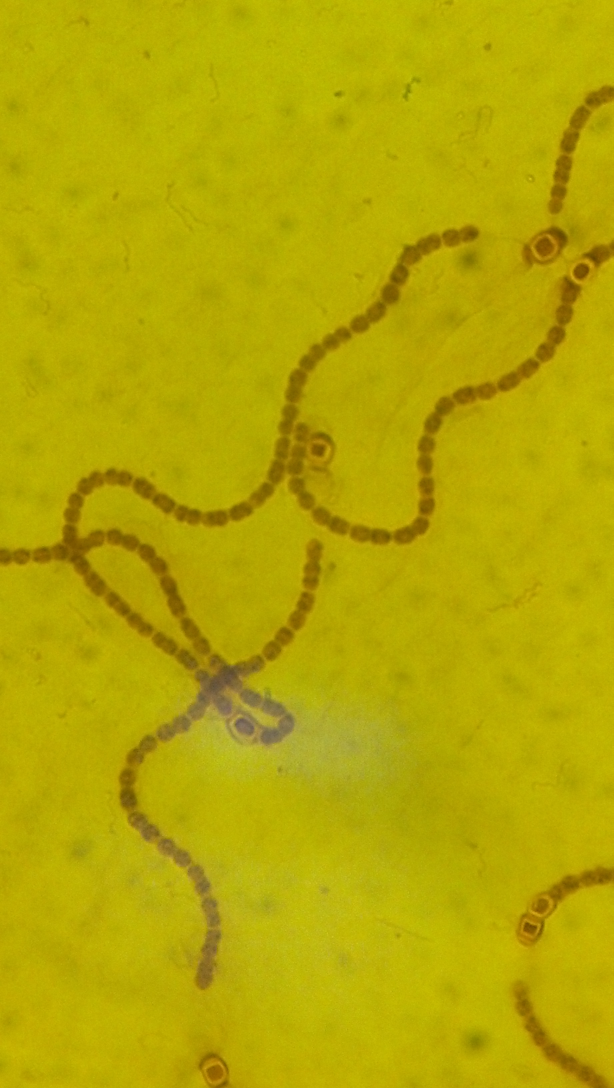
#> input picture science/img/cyano1.jpg, 1840 x 3264 px (shown at 1/3 size)
$ jupyter execute --allow-errors rhok1-strandfunc.ipynb   (shell and % lines are left out)   (Python 2 division)   (older library calls are emulated)
#> lines starting #> are read from the running program, lines starting #| are printed output that depends on the picture; after the words box and inside, x2 and y2 are one past the last pixel; in counts of white or black regions, pixels touching at a corner belong together
[cell 1]
import sklearn
import numpy as np
from scipy import ndimage

from matplotlib import pyplot as plt
import matplotlib.patches as mpatches

import skimage
from skimage import io
from skimage.filter import threshold_otsu

from skimage.feature import peak_local_max
from skimage.morphology import watershed

[cell 2]
img1 = skimage.io.imread("img/cyano1.jpg")
#> img1 is the input picture: shape (3264, 1840, 3); mean R, G, B 180.9, 167.5, 3.6
#> `img1_gray = skimage.color.rgb2gray(img1)`:
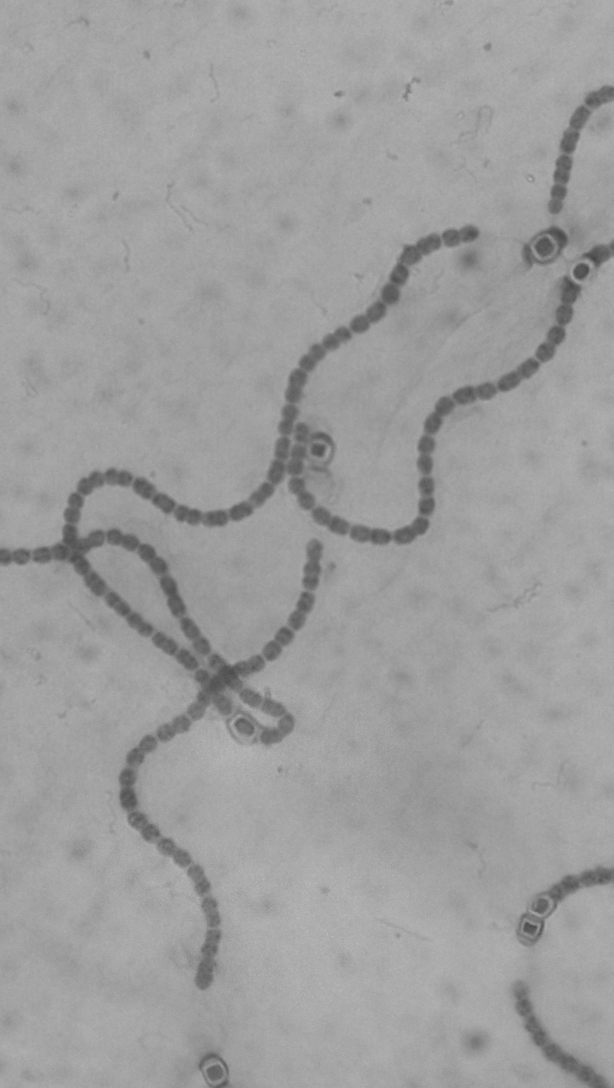
#> img1_gray: shape (3264, 1840) float64 (shown at 1/3 size); min 0.259, max 0.78, mean 0.622
#> `cross = img1[1200:2000,0:500]`:
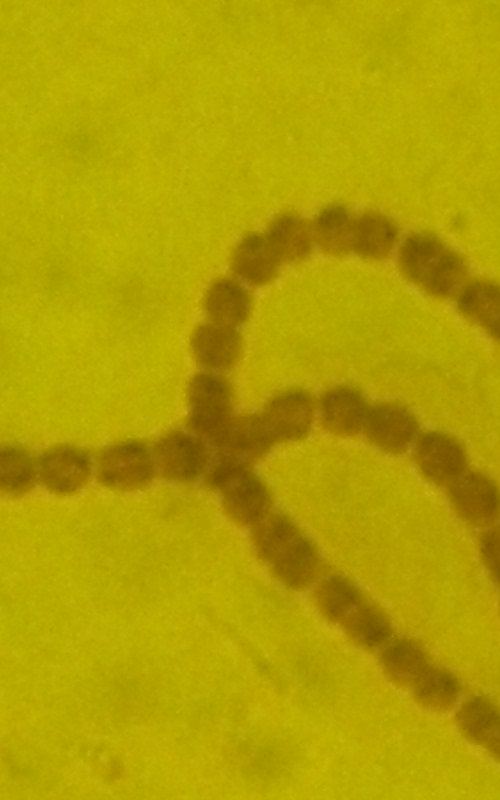
#> cross: shape (800, 500, 3); mean R, G, B 174.4, 157.2, 1.4
#> `cross = skimage.color.rgb2gray(cross)`:
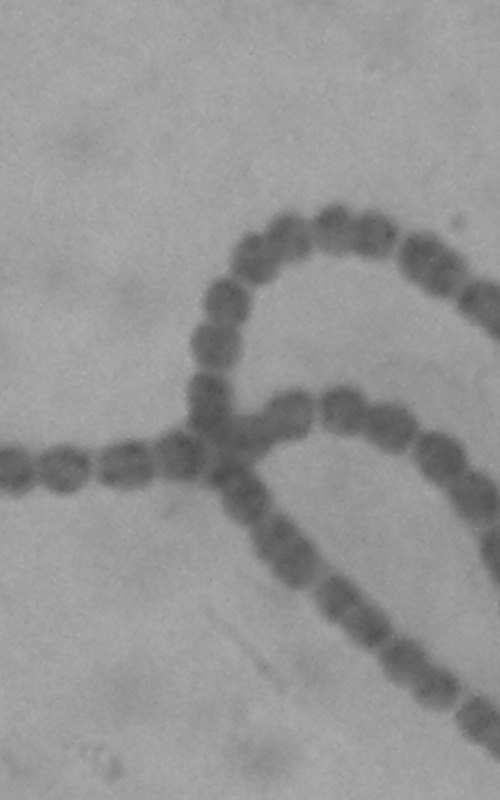
#> cross: shape (800, 500) float64; min 0.307, max 0.681, mean 0.587

bplt, (sub1) = plt.subplots(nrows=1,ncols=1,figsize = (9,9) )
sub1 = plt.imshow(img1)

arrow_args = dict(arrowstyle="->")

sub1.axes.annotate('Heterocyst'
                   ,xy= (1600,700)
                   ,xytext = (700,300)
                   ,xycoords = 'data'
                   ,textcoords = 'data' #'offset points'
                   ,arrowprops = arrow_args
                   ,fontsize = 14
                   )
sub1.axes.annotate('Vegetative'
                   ,xy = (1080,960)
                   ,xytext = (400,600)
                   ,xycoords = 'data'
                   ,textcoords = 'data' #'offset points'
                   ,arrowprops = arrow_args
                   ,fontsize = 14
                   )

[cell 3]
def boundbox1(tryit):
#     np.nonzero(np.apply_over_axes( np.argmax, thelabel,[1]))[0].min()
    minX = np.nonzero(np.apply_over_axes(np.argmax,(tryit),[1]))[0].min()
    maxX = np.nonzero(np.apply_over_axes(np.argmax,(tryit),[1]))[0].max()
    minY = np.nonzero(np.apply_over_axes(np.argmax,(tryit),[0]))[1].min()
    maxY = np.nonzero(np.apply_over_axes(np.argmax,(tryit),[0]))[1].max()
    return [minX,maxX,minY,maxY]

[cell 4]
def buildrect(arr):

    minY,maxY,minX,maxX = arr

    rect1 = mpatches.Rectangle(xy=(minX,minY)
                           ,width = maxX - minX
                           ,height = maxY - minY
                           ,fill = False
                           ,edgecolor = 'red'
                           ,linewidth = 2)
    return rect1

[cell 5]
def img_to_labels1(inp_img):

    thresh = threshold_otsu(inp_img)
#> thresh = 0.518
    otsu0 = inp_img < thresh
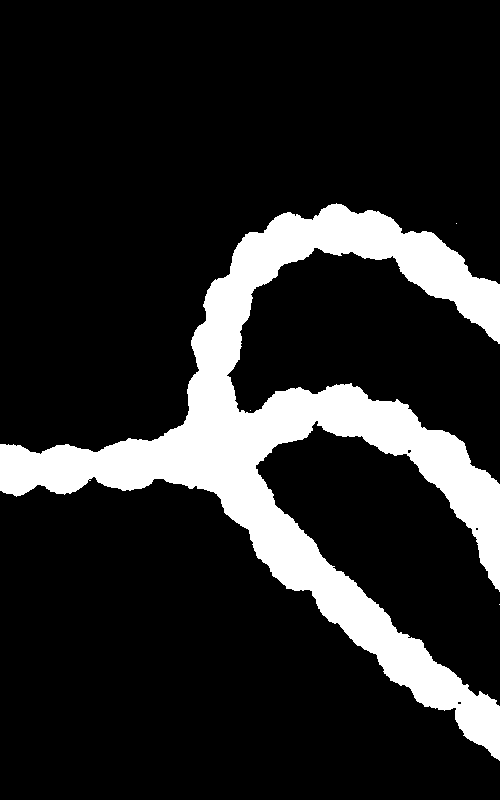
#> otsu0: shape (800, 500) bool; 15.6% white; 4 white regions (3 under 20 px), largest, box (x1, y1, x2, y2) and area: (0, 203, 500, 761) 62370
    dist0 = ndimage.distance_transform_edt(otsu0)
    j=34
    peaks0 = peak_local_max(dist0 ,indices = False
                            ,footprint=np.ones((j,j)))
#> peaks0: shape (800, 500) bool; 0.01% white in thin lines or dots, all inside (x1, y1, x2, y2) = (12, 223, 499, 686)
    print peaks0.cumsum()
#> (printed output is left out)
    marker0 = ndimage.label(peaks0)[0]
#> marker0: shape (800, 500) int32; 27 distinct labels, from 0 to 26
    labels0 = watershed(-dist0, marker0, mask=otsu0)
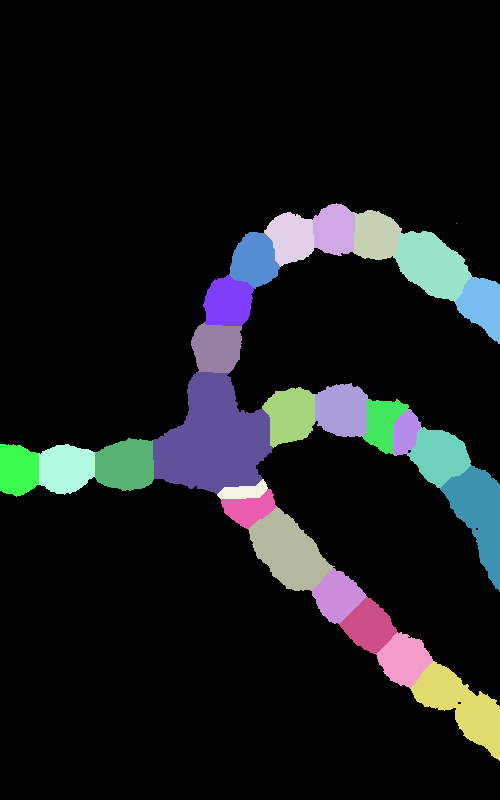
#> labels0: shape (800, 500) int32; 27 distinct labels, from 0 to 26; one colour per label, 0 black

#     plt.imshow(labels0)
#     plt.show()
    return labels0

[cell 6]
def make_windows(inp_labels, inp_img):
    bb0 = []
    for i in range(1,inp_labels.max() + 1):
        label_i = (inp_labels == i)
        bb0.append(boundbox1(label_i))
#> this loop made 26 passes
#> (minX in boundbox1, maxX in boundbox1, minY in boundbox1, maxY in boundbox1) on passes 1 to 12: (223, 223, 456, 456), (203, 255, 313, 354), (210, 259, 354, 401), (212, 266, 264, 313), (231, 301, 393, 471), (232, 288, 229, 279), (275, 325, 203, 253), (277, 343, 455, 499), (323, 372, 191, 241), (383, 436, 315, 367), (387, 447, 262, 314), (399, 453, 363, 408)
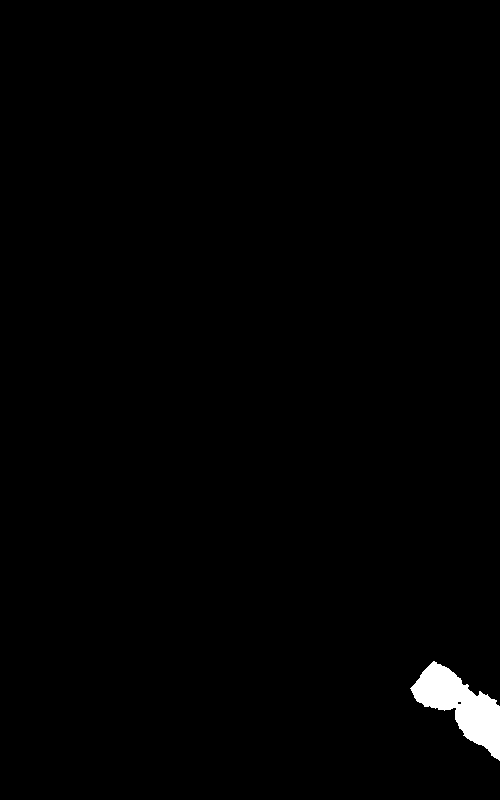
#> label_i: shape (800, 500) bool; 0.98% white; 1 white region, box (x1, y1, x2, y2) and area: (410, 661, 500, 761) 3918
#> after the loop, bb0 = 26 items, first 6: [223, 223, 456, 456], [203, 255, 313, 354], [210, 259, 354, 401], [212, 266, 264, 313], [231, 301, 393, 471], [232, 288, 229, 279]

    rect_arr = [buildrect(bb0[i]) for i in np.arange(bb0.__len__())]
#> in buildrect, `minY,maxY,minX,maxX = arr`: minY = 223; minX = 456
#> rect_arr = 26 items

    fig = None
    s0 = None
    fig, (s0) = plt.subplots(nrows = 1, ncols = 1, figsize = (12,12))
    s0.imshow(inp_img, cmap='gray')
    for rect in rect_arr:
        s0.add_patch(rect)
#> this loop made 26 passes
    fig.show()
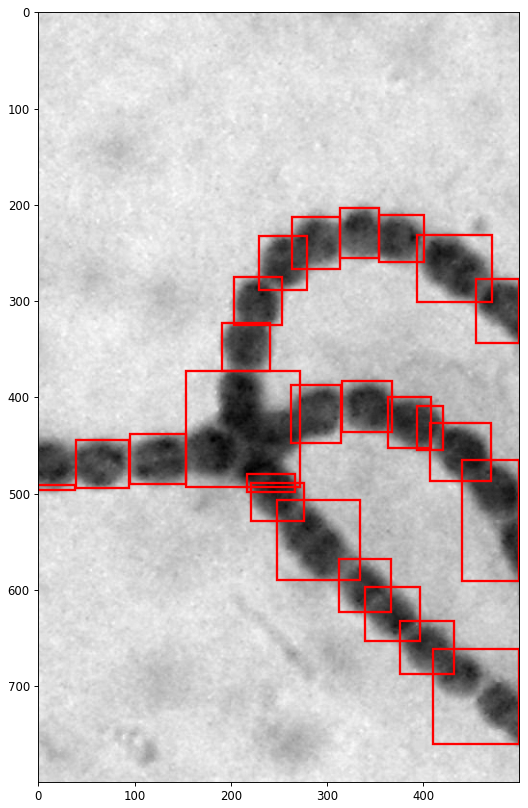
#> figure drawn by matplotlib, 1 panel
    return fig

[cell 7]
def algo1(inp_img):
    labels = img_to_labels1(inp_img)
    out_fig = make_windows(labels,inp_img)
    return out_fig

[cell 8]
img1_gray = skimage.color.rgb2gray(img1)

[cell 9]
plt.imshow(img1_gray, cmap='gray')

[cell 10]
cross = img1[1200:2000,0:500]

[cell 11]
cross = skimage.color.rgb2gray(cross)

[cell 12]
algo1(cross)

[cell 13]
inp_img = cross
thresh = threshold_otsu(inp_img)
#> thresh = 0.518
otsu0 = inp_img < thresh
dist0 = ndimage.distance_transform_edt(otsu0)
j=34
peaks0 = peak_local_max(dist0 ,indices = False
                        ,footprint=np.ones((j,j)))
print peaks0.cumsum()
#> (printed output is left out)

[cell 14]
img = peaks0
peaks_array =[]

peak_counter = 0

for y in range(0,img.shape[0]):
    for x in range(0,img.shape[1]):

        if (img[y,x] == True):

            peak_counter = peak_counter + 1
            peaks_array.append([peak_counter,y,x])
#> after the loop, peak_counter = 27

[cell 15]
img = cross
offset = 40

bplt, (sub1) = plt.subplots(nrows=1,ncols=1,figsize = (25,25) )
sub1 = plt.imshow(img, cmap='gray')

arrow_args = dict(arrowstyle="->")

for i in peaks_array:

    sub1.axes.annotate('Peak '+ str(i[0] - 1)
                   ,xy= (i[2],i[1])
                   ,xytext = (i[2]+offset,i[1]+offset)
                   ,xycoords = 'data'
                   ,textcoords = 'data' #'offset points'
                   ,arrowprops = arrow_args
                   ,fontsize = 12
                   )

[cell 16]
X = np.array(peaks_array)[:,(1,2)]

[cell 17]
from sklearn.neighbors import kneighbors_graph

[cell 18]
weighted_graph = kneighbors_graph(X, 5, mode='distance')

[cell 19]
def cost_of_path(coords, labels, history_all=True):
    """ Based on observation that coefficients of the derivative for paths that would
    continue the "momentum" or gradient of the past polynomial are closer in spatial
    distance than those of paths that are not
    args:
        coords: (y, x) coordinates a ndarray of shape (m, 2)
        labels: ordered list of cell labels denoting a particular path
        history_all: whether to take the whole history into account, or use a
                     trailing average / three most recent strategy
    """
    labels = tuple(labels)
    def get_der_coef(coords, labels):
#         coefficients = np.polyfit(coords[labels,1], coords[labels,0], len(labels)-1)
        coefficients = np.polyfit(coords[labels,1], coords[labels,0], len(labels)- 2)
        dcoefficients = np.polyder(coefficients)
        return dcoefficients
    if history_all:
        initial = get_der_coef(coords, labels[:-1])
        decision = get_der_coef(coords, labels)[1:]
    else:
        h = 3
        initial = get_der_coef(coords, labels[-1-h:-1])
        decision = get_der_coef(coords, labels[-h:])[1:]
    import scipy
    return scipy.spatial.distance.euclidean(initial, decision)

def optimum_path(coords, past, nnbrs):
    costs = [cost_of_path(coords, past+[nnbr]) for nnbr in nnbrs]
    n1nbr = costs.index(np.min(costs))
    return n1nbr

def reasonable_distance(dist, past):
    past_distances = []
    for i in range(len(past)):
        past_distances.append(dist[i, i+1])
    mean, std = np.mean(past_distances), np.std(past_distances)
    return mean + 3*std

[cell 20]
def strand_v1(dist, pres, past):
    """
    args:
        dist: sklearn distance kneighbors_graph
        pres: present label
        past: past label
    """
    m, n = dist.shape
    n1nbr = None
    for i in range(n):
        if i in past or dist[pres, i]==0:
            continue
        if n1nbr is None or dist[pres,i]<=dist[pres,n1nbr]:
            n1nbr=i
    print pres, past, n1nbr
    if len(past) == 0 or n1nbr is not None:
        return strand_v1(dist, n1nbr, past+[pres])

    return past + [pres]

[cell 21]
def strand_v2(dist, coords, pres, past):
    """
    Uses polynomial functions and comparisons of the their derivatives
    to assess the cost of making particular paths.
    args:
        dist: sklearn distance kneighbors_graph
        coords: (y, x) coordinates a ndarray of shape (m, 2)
        pres: present label
        past: past label
    """
    m, n = dist.shape

    # not enough past labels to do polynomial cost of path calculation
    # perform "strand_v1" simple cost function
    if len(past)<=5:
        n1nbr = None
        for i in range(n):
            if i in past or dist[pres, i]==0:
                continue
            if n1nbr is None or dist[pres,i]<=dist[pres,n1nbr]:
                n1nbr=i
        print pres, past, n1nbr
        if len(past) == 0 or n1nbr is not None:
            return strand_v2(dist, coords, n1nbr, past+[pres])
#| 11 [3, 5, 6, 8, 10, 9] 14

        return past + [pres] # BASE CASE
    else:
        nnbrs = []
        for i in range(n):
            if i not in past and dist[pres, i]!=0:
                nnbrs.append(i)

        # Did we find any neighbors that we had not looked at already?
        if len(nnbrs)==0:
            # Nope we didn't find any. There is no closest neighbor.
            return past + [pres] # BASE CASE

        costs = [cost_of_path(coords, past+[nnbr]) for nnbr in nnbrs]
        n1nbr = nnbrs[costs.index(np.min(costs))]

        # Is this neighhbor really within a reasonable distance?
        if dist[pres, n1nbr] > reasonable_distance(dist, past):
            # No it isn't reasonable
            return past + [pres]

        # Yes it is reasonable
        # n1nbr is unchanged (the one we found for minumum cost of path)

        print pres, past, n1nbr

        return strand_v2(dist, coords, n1nbr, past+[pres])
#| 14 [3, 5, 6, 8, 10, 9, 11] 21
#| 21 [3, 5, 6, 8, 10, 9, 11, 14] 12
#| 12 [3, 5, 6, 8, 10, 9, 11, 14, 21] 15

[cell 22]
strand_v2(weighted_graph, X, 3, [])
#> Out = [3, 5, 6, 8, 10, 9, 11, 14, 21, 12, 15]

[cell 23]
# strand_v1(weighted_graph, 3, [])
strand_v2(weighted_graph, X, 3, [])
#| 11 [3, 5, 6, 8, 10, 9] 14
#| 14 [3, 5, 6, 8, 10, 9, 11] 21
#| 21 [3, 5, 6, 8, 10, 9, 11, 14] 12
#| 12 [3, 5, 6, 8, 10, 9, 11, 14, 21] 15
#> Out = [3, 5, 6, 8, 10, 9, 11, 14, 21, 12, 15]

#> (a cell that did not finish here is left out)

[cell 25]
strand_v1(weighted_graph, 15, [])

[cell 26]
strand_v1(weighted_graph, 5, [])

#### Test Polynomial Fitting

[cell 27]
hand_labeled = [19, 13, 12, 10, 9, 7, 8]
# labels=tuple(strand_v1(weighted_graph, 19, []))
labels = hand_labeled
print labels

[cell 28]
X[labels,:]

[cell 29]
coefficients = np.polyfit(X[labels,1], X[labels,0], len(labels)-1)
print coefficients
#| [-7.52294505e-09  1.49391048e-05 -1.21583436e-02  5.19344318e+00
#|  -1.22850700e+03  1.52650383e+05 -7.78690385e+06]

[cell 30]
polynomial = np.poly1d(coefficients)

[cell 31]
ys = polynomial(X[labels,1])

[cell 32]
fig,ax=plt.subplots(figsize=(15,15))
ax.imshow(img, cmap='gray')
ax.plot(X[labels,1], ys, 'r', lw=3)
ax.set_ybound(img.shape[0],0)
ax.set_xbound(img.shape[1],0)

#### Most Likely Path Finding with Polynomial Derviatives

[cell 33]
img = cross
offset = 40

bplt, (sub1) = plt.subplots(nrows=1,ncols=1,figsize = (25,25) )
sub1 = plt.imshow(img, cmap='gray')

arrow_args = dict(arrowstyle="->")

for i in peaks_array:

    sub1.axes.annotate('Peak '+ str(i[0] - 1)
                   ,xy= (i[2],i[1])
                   ,xytext = (i[2]+offset,i[1]+offset)
                   ,xycoords = 'data'
                   ,textcoords = 'data' #'offset points'
                   ,arrowprops = arrow_args
                   ,fontsize = 12
                   )

[cell 34]
# east_strand = strand_v1(weighted_graph, 19, [])
east_strand = hand_labeled

[cell 35]
north_bound = east_strand + [11, 6]
print north_bound

[cell 36]
west_bound = east_strand + [11, 14]
print west_bound

[cell 37]
south_bound = east_strand + [11, 17]
print south_bound

[cell 38]
def show_path_and_der(coords, labels, do_plot=True):
#> called with coords = array of shape (27, 2), do_plot = True
    labels = tuple(labels)
    coefficients = np.polyfit(coords[labels,1], coords[labels,0], len(labels)-1)
    polynomial = np.poly1d(coefficients)
    ys = polynomial(coords[labels,1])
    dcoefficients = np.polyder(coefficients)
    print dcoefficients
#| [ 2.93760439e-10 -5.99085927e-07  5.03068746e-04 -2.22634211e-01
#|   5.47601472e+01 -7.09698975e+03  3.78588244e+05]
    dpolynomial = np.poly1d(dcoefficients)
    dys = dpolynomial(coords[labels,1])
# [4 lines of commented-out code are left out]

    if do_plot:
        fig,ax=plt.subplots(figsize=(10,10))
        ax.imshow(img, cmap='gray')
        ax.plot(coords[labels,1], ys, 'r', lw=3)
        ax.plot(coords[labels,1], dys, 'g', lw=3)
#         ax.plot(coords[labels,1], d2ys, 'b', lw=3)
    #     ax.set_ybound(img.shape[0],0)
    #     ax.set_xbound(img.shape[1],0)

[cell 39]
show_path_and_der(X, north_bound[:-1])
show_path_and_der(X, north_bound)
#| [-4.55104718e-11  1.03511510e-07 -9.97187090e-05  5.27503988e-02
#|  -1.65503706e+01  3.08021136e+03 -3.14915464e+05  1.36469679e+07]
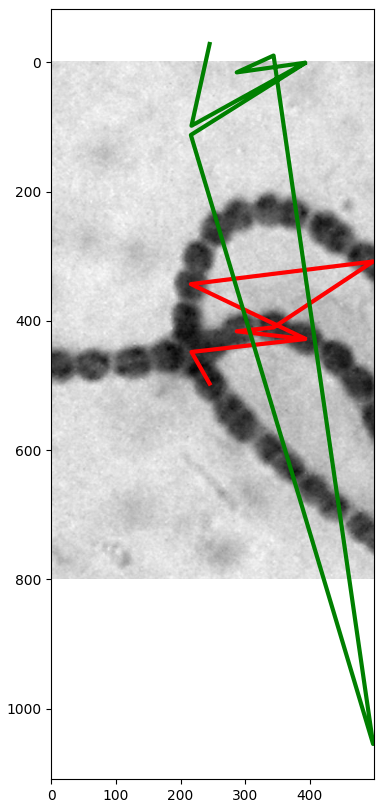
#> figure drawn by matplotlib, 1 panel

[cell 40]
show_path_and_der(X, west_bound[:-1])
#| [ 2.93760439e-10 -5.99085927e-07  5.03068746e-04 -2.22634211e-01
#|   5.47601472e+01 -7.09698975e+03  3.78588244e+05]
show_path_and_der(X, west_bound)
#| [-1.44864357e-12  3.57928405e-09 -3.75416208e-06  2.16615321e-03
#|  -7.42362296e-01  1.51063268e+02 -1.68951579e+04  8.00933964e+05]
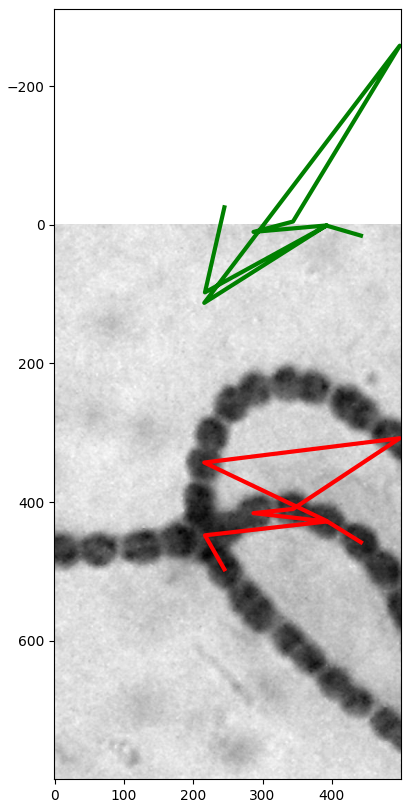
#> figure drawn by matplotlib, 1 panel

[cell 41]
show_path_and_der(X, south_bound[:-1])
#| [ 2.93760439e-10 -5.99085927e-07  5.03068746e-04 -2.22634211e-01
#|   5.47601472e+01 -7.09698975e+03  3.78588244e+05]
show_path_and_der(X, south_bound)
#| [ 1.66611138e-12 -3.48498016e-09  3.02962468e-06 -1.40967502e-03
#|   3.75114535e-01 -5.59998273e+01  4.17206203e+03 -1.07159268e+05]
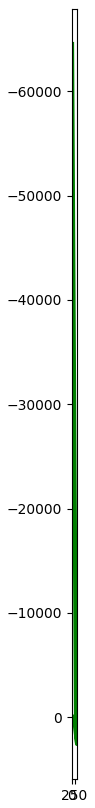
#> figure drawn by matplotlib, 1 panel

[cell 42]
cost_of_path(X, north_bound)

[cell 43]
cost_of_path(X, west_bound)

[cell 44]
cost_of_path(X, south_bound)
